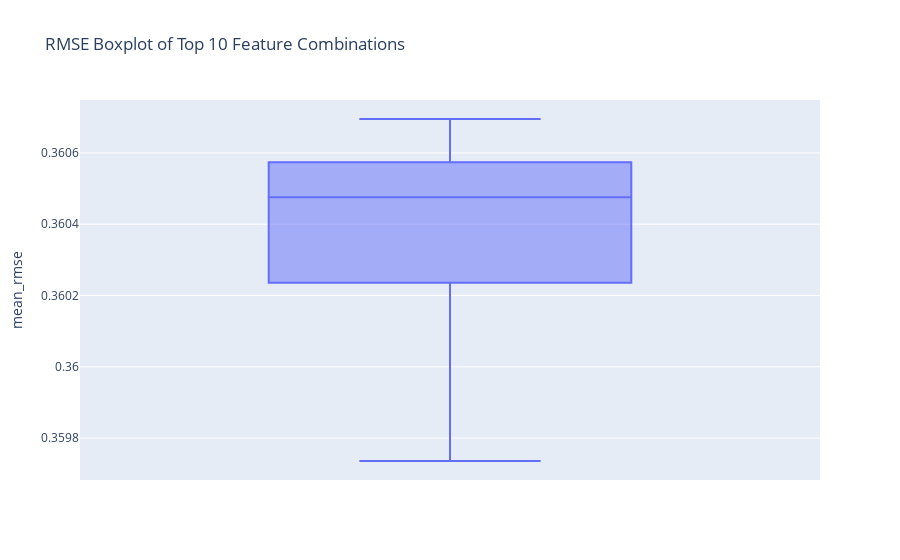

Notebook code for this chart:
### Code cell
pio.renderers.default = 'plotly_mimetype'
fig = px.box(df_agg_metrics.sort_values(by=['mean_rmse']).head(10), y='mean_rmse', title='RMSE Boxplot of Top 10 Feature Combinations')
fig.show()

### Figure 1 — Plotly figure (JSON) as saved in the notebook; plotly's stock layout.template omitted (floating-point values rounded to 4 significant figures)
{"data": [{"alignmentgroup": "True", "hovertemplate": "mean_rmse=%{y}<extra></extra>", "legendgroup": "", "marker": {"color": "#636efa"}, "name": "", "notched": false, "offsetgroup": "", "orientation": "v", "showlegend": false, "type": "box", "x0": " ", "xaxis": "x", "y": [0.3597, 0.3602, 0.3602, 0.3604, 0.3605, 0.3605, 0.3605, 0.3606, 0.3606, 0.3607], "y0": " ", "yaxis": "y"}], "layout": {"autosize": true, "boxmode": "group", "legend": {"tracegroupgap": 0}, "title": {"text": "RMSE Boxplot of Top 10 Feature Combinations"}, "xaxis": {"anchor": "y", "autorange": true, "domain": [0, 1], "range": [-0.5, 0.5], "type": "category"}, "yaxis": {"anchor": "x", "autorange": true, "domain": [0, 1], "range": [0.3597, 0.3607], "title": {"text": "mean_rmse"}, "type": "linear"}}}
